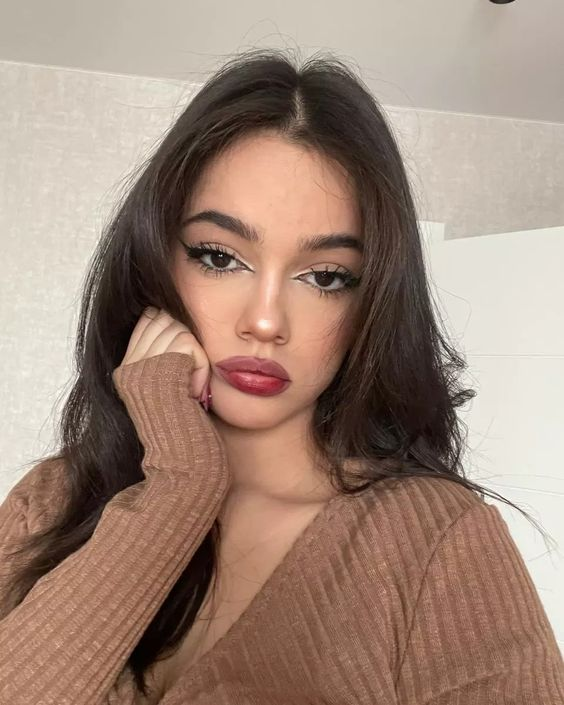
#> input picture images/color.jpeg, 564 x 705 px
$ python konteur.py
#> lines starting #> are read from the running program, lines starting #| are printed output that depends on the picture; after the words box and inside, x2 and y2 are one past the last pixel; in counts of white or black regions, pixels touching at a corner belong together
import cv2
import numpy as np


img = cv2.imread('images/color.jpeg')
#> img is the input picture: shape (705, 564, 3); mean B, G, R 120.8, 135.1, 159.6
new_img = np.zeros(img.shape, dtype='uint8')

img = cv2.cvtColor(img, cv2.COLOR_BGR2GRAY)
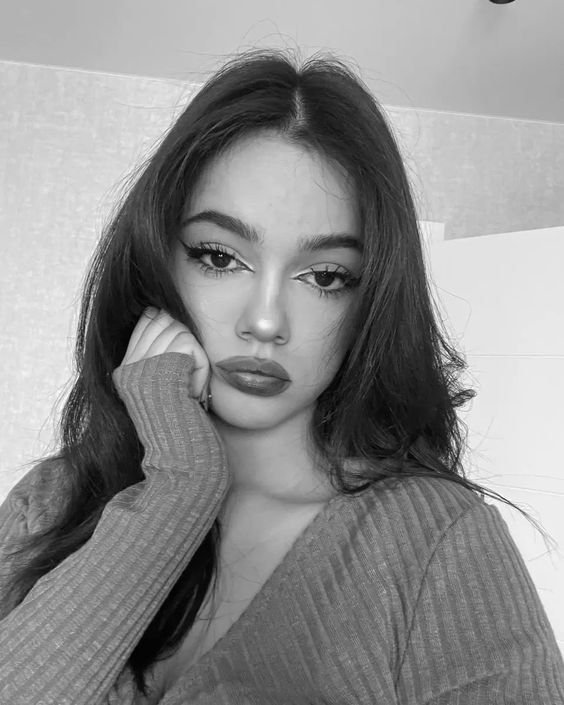
#> img: shape (705, 564); min 0, max 254, mean 140.9
img = cv2.GaussianBlur(img, (5,5), 0)
img = cv2.Canny(img, 100, 140)
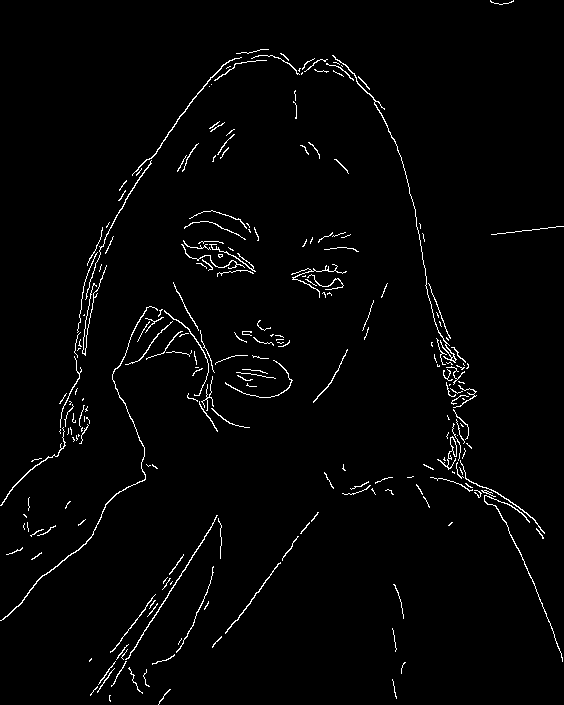
#> img: shape (705, 564); 2.1% white in thin lines or dots

con, hir = cv2.findContours(img, cv2.RETR_LIST, cv2.CHAIN_APPROX_NONE)
#> con = 241 contours, 220 with area under 20; largest, box (x1, y1, x2, y2) and area: (0, 306, 158, 621) 156, (332, 55, 457, 363) 106, (437, 436, 457, 470) 91, (132, 57, 242, 176) 88, (125, 515, 218, 660) 86; hir = 241 rows, first 6: [1, -1, -1, -1], [2, 0, -1, -1], [3, 1, -1, -1], [4, 2, -1, -1], [5, 3, -1, -1], [6, 4, -1, -1]

cv2.drawContours(new_img, con, -1, (230,111,164), 1)
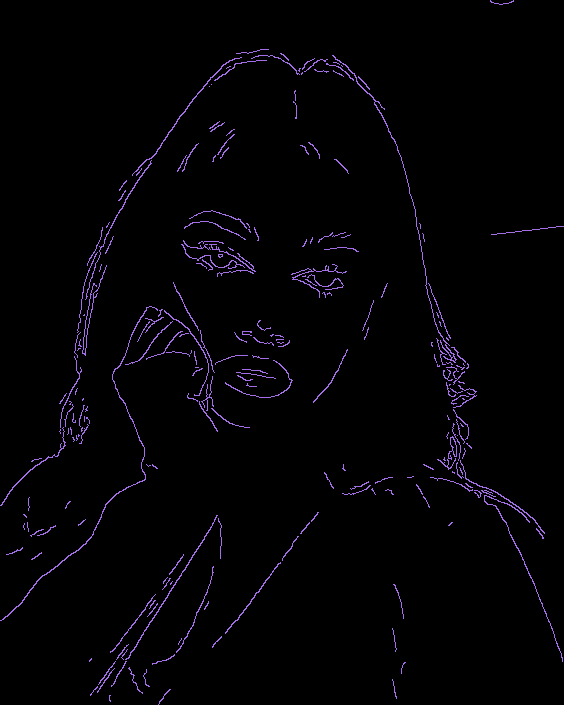
#> new_img: shape (705, 564, 3); mean of channels 0, 1, 2 4.8, 2.3, 3.4; drawn as B, G, R

cv2.imshow('Res', new_img)
cv2.waitKey(3000)

$ run again, with images/girl.jpeg copied over images/color.jpeg
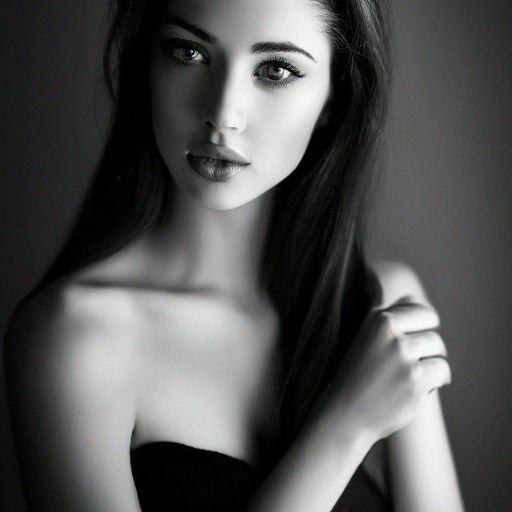
#> input picture images/girl.jpeg, 1024 x 1024 px (shown at 1/2 size)
#> img is the input picture: shape (1024, 1024, 3); mean B, G, R 82.4, 82.6, 82.4
#> `img = cv2.Canny(img, 100, 140)`:
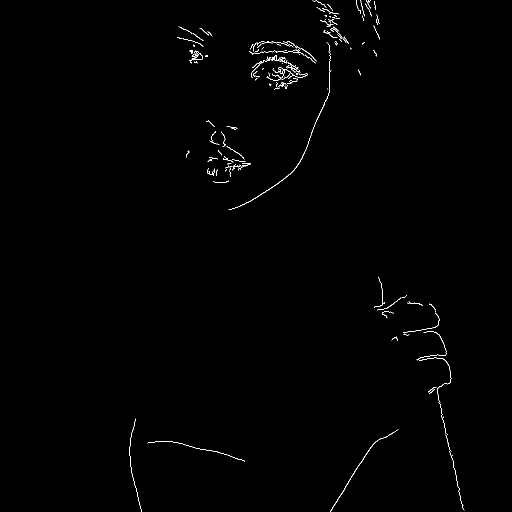
#> img: shape (1024, 1024) (shown at 1/2 size); 0.5% white in thin lines or dots, all inside (x1, y1, x2, y2) = (259, 0, 929, 1024)
#> con = 181 contours, 171 with area under 20; largest, box (x1, y1, x2, y2) and area: (384, 106, 406, 120) 145, (457, 140, 663, 420) 120, (389, 107, 406, 120) 118, (661, 858, 797, 1024) 102, (833, 662, 903, 806) 42; hir = 181 rows, first 6: [1, -1, -1, -1], [2, 0, -1, -1], [3, 1, -1, -1], [4, 2, -1, -1], [5, 3, -1, -1], [6, 4, -1, -1]
#> `cv2.drawContours(new_img, con, -1, (230,111,164), 1)`:
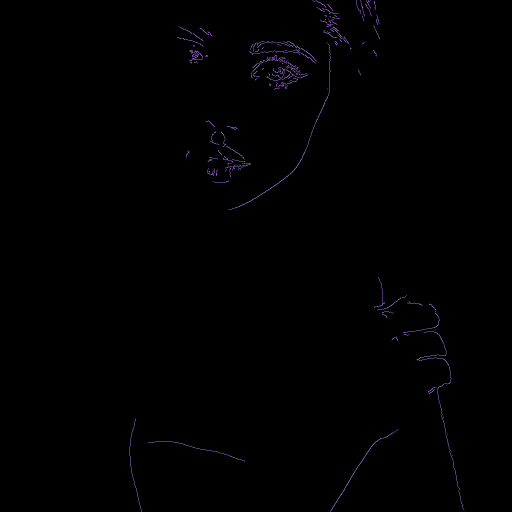
#> new_img: shape (1024, 1024, 3) (shown at 1/2 size); mean of channels 0, 1, 2 1.2, 0.6, 0.8; drawn as B, G, R
